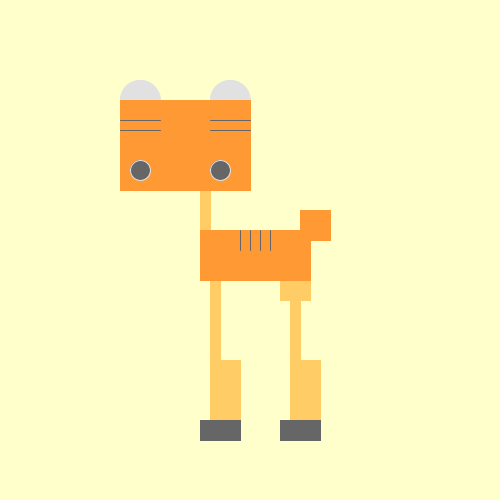
Frame 1 (no input)
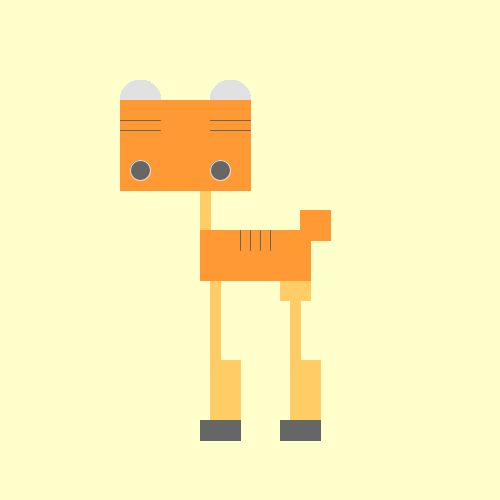
Frame 60 (the mouse pressed at the canvas centre just before this capture)
Frame 120 (the mouse held since frame 60 and released just before this capture): identical to frame 60, image omitted

The Processing sketch that drew these frames (run headless with seeded random() and noise(); from frame 60 on, the mouse is pressed at the canvas centre):

// Processing sketch: processing_70631
// ── processing_70631.pde

//Nicole Strang
//ITGM 315 Processing
//Assignment 1 Part 2
//Odeer the Tiger-Deer
//
//9.12.2012: Wrote in shapes and colors based on design.


void setup() {
size(500,500);
background(255,255,204);

rectMode(CORNERS);
ellipseMode(CORNERS);
}


void draw() {
//Ears
stroke(225,225,225);
fill(225,225,225);
ellipse(120,80,160,120);
ellipse(210,80,250,120);

//Neck
stroke(255,204,102);
fill(255,204,102);
rect(200,190,210,230);

//Front leg
rect(210,280,220,360);
rect(210,360, 240,420);

//Back leg
rect(280,280,310,300);
rect(290,300,300,360);
rect(290,360,320,420);

//Tail
stroke(255,153,51);
fill(255,153,51);
rect(300,210,330,240);

//Head
rect(120,100,250,190);

//Body
rect(200,230,310,280);

//Hooves
stroke(102,102,102);
fill(102,102,102);
rect(200,420,240,440);
rect(280,420,320,440);

//Stripes, from top left to bottom left
line(120,120,160,120);
line(120,130,160,130);
line(210,120,250,120);
line(210,130,250,130);

line(240,230,240,250);
line(250,230,250,250);
line(260,230,260,250);
line(270,230,270,250);


//Eyes
stroke(225,225,225);
ellipse(130,160,150,180);
ellipse(210,160,230,180);
}
